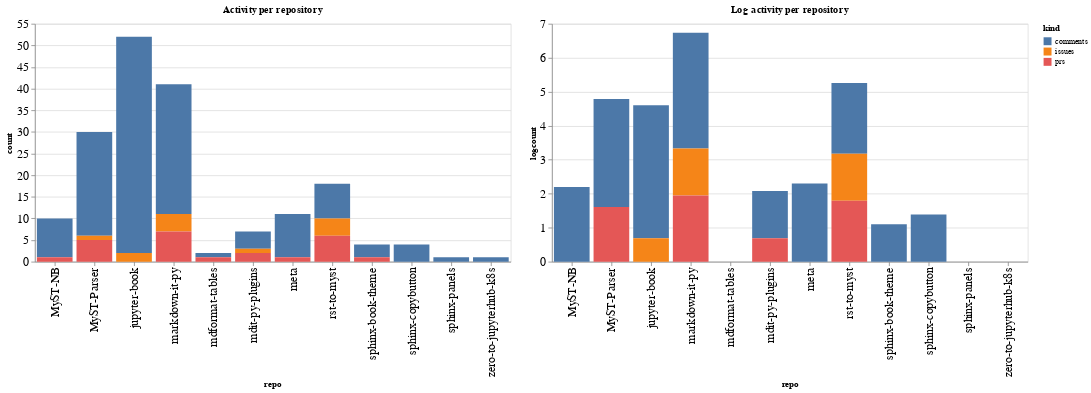

Notebook code cell kept with this figure:
### Code cell
ch1 = alt.Chart(repo_summaries, width=600, title="Activity per repository").mark_bar().encode(
    x='repo',
    y='count',
    color='kind',
    tooltip="kind"
)

ch2 = alt.Chart(repo_summaries, width=600, title="Log activity per repository").mark_bar().encode(
    x='repo',
    y='logcount',
    color='kind',
    tooltip="kind"
)

ch1 | ch2

### Figure 1 — Vega-Lite specification as saved in the notebook (floating-point values rounded to 4 significant figures)
{"config": {"axisLeft": {"labelFontSize": 15}, "axisBottom": {"labelFontSize": 15}}, "hconcat": [{"mark": "bar", "encoding": {"color": {"type": "nominal", "field": "kind"}, "tooltip": {"type": "nominal", "field": "kind"}, "x": {"type": "nominal", "field": "repo"}, "y": {"type": "quantitative", "field": "count"}}, "title": "Activity per repository", "width": 600}, {"mark": "bar", "encoding": {"color": {"type": "nominal", "field": "kind"}, "tooltip": {"type": "nominal", "field": "kind"}, "x": {"type": "nominal", "field": "repo"}, "y": {"type": "quantitative", "field": "logcount"}}, "title": "Log activity per repository", "width": 600}], "data": {"name": "data-2c7f93d2bc8d8fa768188ca50da9bfe1"}, "$schema": "https://vega.github.io/schema/vega-lite/v4.8.1.json", "datasets": {"data-2c7f93d2bc8d8fa768188ca50da9bfe1": [{"repo": "MyST-NB", "kind": "comments", "count": 9, "logcount": 2.197}, {"repo": "MyST-NB", "kind": "prs", "count": 1, "logcount": 0.0}, {"repo": "MyST-Parser", "kind": "comments", "count": 24, "logcount": 3.178}, {"repo": "MyST-Parser", "kind": "issues", "count": 1, "logcount": 0.0}, {"repo": "MyST-Parser", "kind": "prs", "count": 5, "logcount": 1.609}, {"repo": "jupyter-book", "kind": "comments", "count": 50, "logcount": 3.912}, {"repo": "jupyter-book", "kind": "issues", "count": 2, "logcount": 0.6931}, {"repo": "markdown-it-py", "kind": "comments", "count": 30, "logcount": 3.401}, {"repo": "markdown-it-py", "kind": "issues", "count": 4, "logcount": 1.386}, {"repo": "markdown-it-py", "kind": "prs", "count": 7, "logcount": 1.946}, {"repo": "mdformat-tables", "kind": "comments", "count": 1, "logcount": 0.0}, {"repo": "mdformat-tables", "kind": "prs", "count": 1, "logcount": 0.0}, {"repo": "mdit-py-plugins", "kind": "comments", "count": 4, "logcount": 1.386}, {"repo": "mdit-py-plugins", "kind": "issues", "count": 1, "logcount": 0.0}, {"repo": "mdit-py-plugins", "kind": "prs", "count": 2, "logcount": 0.6931}, {"repo": "meta", "kind": "comments", "count": 10, "logcount": 2.303}, {"repo": "meta", "kind": "prs", "count": 1, "logcount": 0.0}, {"repo": "rst-to-myst", "kind": "comments", "count": 8, "logcount": 2.079}, {"repo": "rst-to-myst", "kind": "issues", "count": 4, "logcount": 1.386}, {"repo": "rst-to-myst", "kind": "prs", "count": 6, "logcount": 1.792}, {"repo": "sphinx-book-theme", "kind": "comments", "count": 3, "logcount": 1.099}, {"repo": "sphinx-book-theme", "kind": "prs", "count": 1, "logcount": 0.0}, {"repo": "sphinx-copybutton", "kind": "comments", "count": 4, "logcount": 1.386}, {"repo": "sphinx-panels", "kind": "comments", "count": 1, "logcount": 0.0}, {"repo": "zero-to-jupyterhub-k8s", "kind": "comments", "count": 1, "logcount": 0.0}]}}
